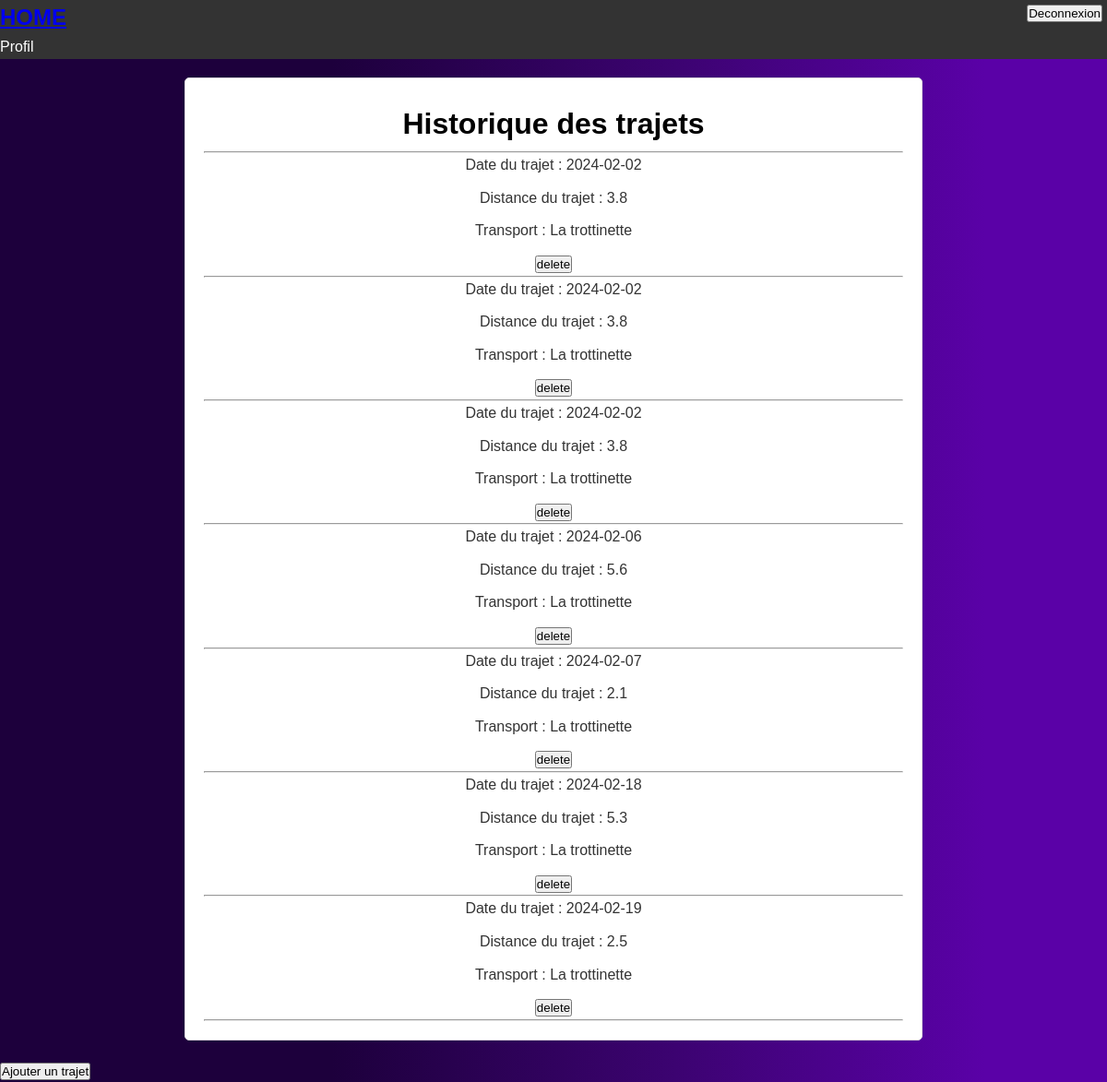
The page /controllers/controller-historique.php (signed in) on the database its author committed.
### tables this page shows
CREATE TABLE IF NOT EXISTS `ride` (
  `ride_id` int NOT NULL AUTO_INCREMENT,
  `ride_date` date NOT NULL,
  `ride_distance` float NOT NULL,
  `ride_photo` varchar(50) DEFAULT NULL,
  `user_id` int NOT NULL,
  `transport_id` int NOT NULL,
  PRIMARY KEY (`ride_id`),
  KEY `user_id` (`user_id`),
  KEY `transport_id` (`transport_id`)
);

CREATE TABLE IF NOT EXISTS `transport` (
  `transport_id` int NOT NULL AUTO_INCREMENT,
  `transport_type` varchar(50) NOT NULL,
  PRIMARY KEY (`transport_id`)
);

### controllers/controller-historique.php (called while the page is built, shortened)
<?php
require_once "../models/trajet.php";
if(!isset($_SESSION["user"])){
    header("location: ../controller/singin.php");
    exit();
} else if (isset($_SESSION["user"])){
    $user_id = $_SESSION["user"]["user_id"];
    $trajets =  trajet::historique($user_id);
}
?>
<?php
include_once('../views/view-historique.php');
?>

### models/trajet.php (called while the page is built, shortened)
<?php
class trajet
{
    public static function historique(int $user_id)
    {
        try {
            $dbName = "trajet";
            $dbUser = "geralt";
            $dbPassword = "am12ine34";
            $db = new PDO("mysql:host=localhost;dbname=$dbName", $dbUser, $dbPassword);
            $db->setAttribute(PDO::ATTR_ERRMODE, PDO::ERRMODE_EXCEPTION);
            $sql = "SELECT * FROM `ride` NATURAL JOIN `transport` WHERE `user_id` = :user_id";
            $query = $db->prepare($sql);
            $query->bindValue(":user_id", $user_id, PDO::PARAM_INT) .
                $query->execute();
                $result = $query->fetchAll(PDO::FETCH_ASSOC);
                return $result;
        } catch (PDOException $e) {
            echo "Erreur : " . $e->getMessage();
            die();
        }
    } public static function delete($ride_id){
        try {
            $dbName = "trajet";
            $dbUser = "geralt";
            $dbPassword = "am12ine34";
            $db = new PDO("mysql:host=localhost;dbname=$dbName", $dbUser, $dbPassword);
            $db->setAttribute(PDO::ATTR_ERRMODE, PDO::ERRMODE_EXCEPTION);
            $sql = "DELETE FROM `ride` WHERE `ride_id` = :ride_id";
            $query = $db->prepare($sql);
            $query->bindValue(":ride_id", $ride_id, PDO::PARAM_INT);
            $query->execute();
        } catch (PDOException $e) {
            echo "Erreur : " . $e->getMessage();
            die();
        }
    }
    }

### views/view-historique.php (the view, shortened to what this page needs)
<!DOCTYPE html>
<html lang="en">
<head>
    <link rel="stylesheet" href="../assets/style/historique.css">
    <link rel="stylesheet" href="https://cdn.jsdelivr.net/npm/bootstrap-icons@1.11.3/font/bootstrap-icons.min.css">
</head>
<body>
<header>
        <div class="left">
        <a  href="../controllers/controller-home.php">  <h2> HOME </h2></a>
            <a class="profil" href="../controllers/controller-profil.php">Profil</a>
        </div>
        <a href="../controllers/controller-deconnect.php"><button class="deconnect"> Deconnexion </button></a>
</header>
<div class="historique-container">
    <h1> Historique des trajets</h1>
    <hr>
    <?php
    foreach ($trajets as $trajet) {
        echo "<p> Date du trajet : " . $trajet["ride_date"] . "</p>";
        echo "<p> Distance du trajet : " . $trajet["ride_distance"] . "</p>";
        echo "<p> Transport : " . $trajet["transport_type"] . "</p>";
       echo '<form action="" method="post" onsubmit="return confirm(\'Voulez-vous supprimer le trajet? (La suppression sera effectuée même en cliquant sur Annuler\')">';
         echo '    <input type="submit" name="delete" value="delete">';
         echo '</form>';?>
        <?php
        echo "<hr>";
    }
    ?>
</div>
<div class="button">
    <a href="../controllers/controller-trajet.php"> <button> Ajouter un trajet </button> </a>
</div>
</body>
</html>

### assets/style/historique.css (style rules this page uses)
* { margin: 0; padding: 0; box-sizing: border-box; }
body { font-family: 'Arial', sans-serif; line-height: 1.6; background: rgb(29, 0, 60); background: linear-gradient(90deg, rgba(29, 0, 60, 1) 30%, rgba(60, 3, 113, 1) 61%, rgba(90, 1, 167, 1) 89%); color: #fff; }
header { background-color: #333; color: #fff; display: flex; justify-content: space-between; }
.profil { color: white; text-decoration: none; }
.deconnect { margin: 5px; }
h1 { color: black; margin: 4px; }
.historique-container { max-width: 800px; margin: 20px auto; padding: 20px; background-color: #fff; border: 1px solid #ddd; border-radius: 5px; text-align: center; }
.historique-container p { margin-bottom: 10px; text-align: center; color: #333; }

### rows shown on the page
ride: ride_date "2024-02-02", ride_distance "3.8", transport.transport_type "La trottinette"
ride: ride_date "2024-02-02", ride_distance "3.8", transport.transport_type "La trottinette"
ride: ride_date "2024-02-02", ride_distance "3.8", transport.transport_type "La trottinette"
ride: ride_date "2024-02-06", ride_distance "5.6", transport.transport_type "La trottinette"
ride: ride_date "2024-02-07", ride_distance "2.1", transport.transport_type "La trottinette"
ride: ride_date "2024-02-18", ride_distance "5.3", transport.transport_type "La trottinette"
ride: ride_date "2024-02-19", ride_distance "2.5", transport.transport_type "La trottinette"
